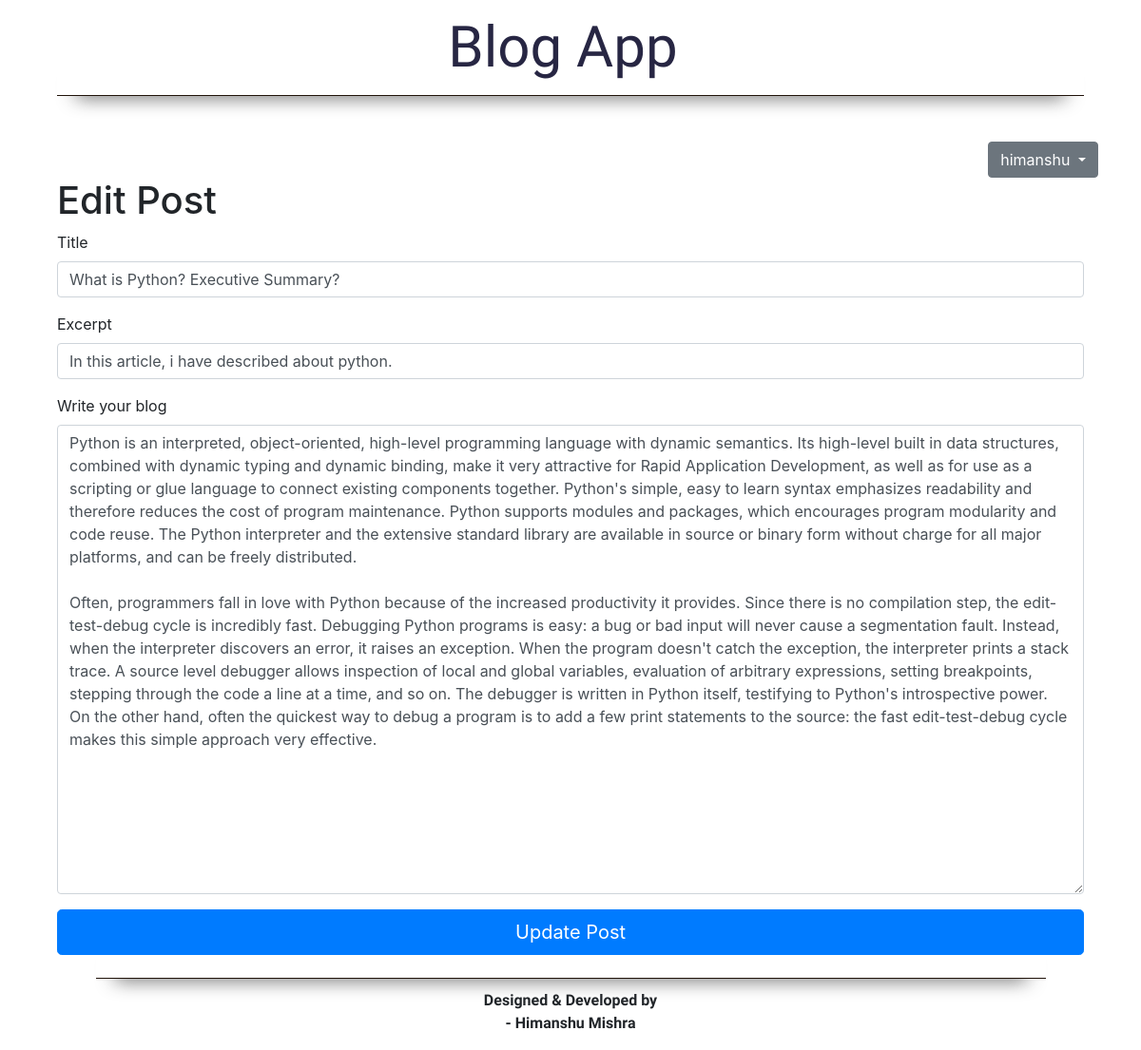
/home/edit/1/ (signed in), run on the app's committed database.
### blogApplication/models.py (models this page shows, shortened)
class Blog(models.Model):
    author = models.ForeignKey(Author, on_delete=models.CASCADE)
    title = models.CharField(max_length=350, blank=False, null=False)
    excerpt = models.CharField(max_length=1000)
    blog = models.CharField(max_length=10000)
    blogDateTime = models.DateTimeField(auto_now=True, auto_created=True)

### blogApplication/views.py (the view, shortened to what this page needs)
# urls.py: path('home/edit/<int:post_id>/', editBlog, name="editBlogPage"),
@login_required(login_url='loginPage')
def editBlog(request, post_id):
    data = Blog.objects.get(id=post_id)
    return render(request, 'blogApplication/editpost.html', {'title': "Edit Blog", 'blog_data': data, 'user': request.user.username})

### blogApplication/templates/blogApplication/editpost.html (shortened to what this page needs)
{% extends 'blogApplication base/base.html' %}
{% load static %}
{% block title %}
    <link rel="stylesheet" type="text/css" href="{% static 'css/home.css' %}">
{% endblock title %}
{% block content %}
    <div class="container mt-5">
        <div class="row text-right">
            <div class="col">
                    <div class="btn-group">
                      <button class="btn btn-secondary btn-md dropdown-toggle" id="user_dropdown" type="button" data-toggle="dropdown" aria-haspopup="true" aria-expanded="false">
                        {{ user }}
                      </button>
            </div>
        </div>
    </div>
    <div class="container">
        <div class="row">
            <div class="col">
                <h5>Edit Post</h5>
            </div>
        </div>
    </div>
    <div class="container">
        <div class="row">
            <div class="col">
                <form method="post">
                  <div class="form-group">
                    <label for="inputTitle">Title</label>
                    <input type="text" class="form-control" name="inputTitle" value="{{ blog_data.title }}">
                  </div>
                  <div class="form-group">
                    <label for="inputExcerpt">Excerpt</label>
                    <input type="text" class="form-control" id="inputExcerpt" name="inputExcerpt" value="{{ blog_data.excerpt }}">
                  </div>
                  <div class="form-group">
                    <label for="inputBlog">Write your blog</label>
                    <textarea class="form-control" id="inputBlog" name="inputBlog" rows="20">{{ blog_data.blog }}</textarea>
                  </div>
                  <button type="submit" class="btn btn-primary btn-lg btn-block">Update Post</button>
                </form>
            </div>
        </div>
    </div>
{% endblock content %}

### static/css/home.css (style rules this page uses)
h5 { font-size: 40px !important; }

### static/css/index.css (style rules this page uses)
body { background-color: #ffffff; }

### data on the page
Blog: inputTitle "What is Python? Executive Summary?", inputExcerpt "In this article, i have described about python.", inputBlog "Python is an interpreted, object-oriented, high-level programming language with dynamic semantics. Its high-level built in data structures, combined with dynamic typing and dynamic binding, make it very attractive for Rapid Application Development, as well as for use as a scripting or glue language to connect existing components together. Python's simple, easy to learn syntax emphasizes readability and therefore reduces the cost of program maintenance. Python supports modules and packages, which encourages program modularity and code reuse. The Python interpreter and the extensive standard library are available in source or binary form without charge for all major platforms, and can be…"

### other printed values
{{ user }} "himanshu"
